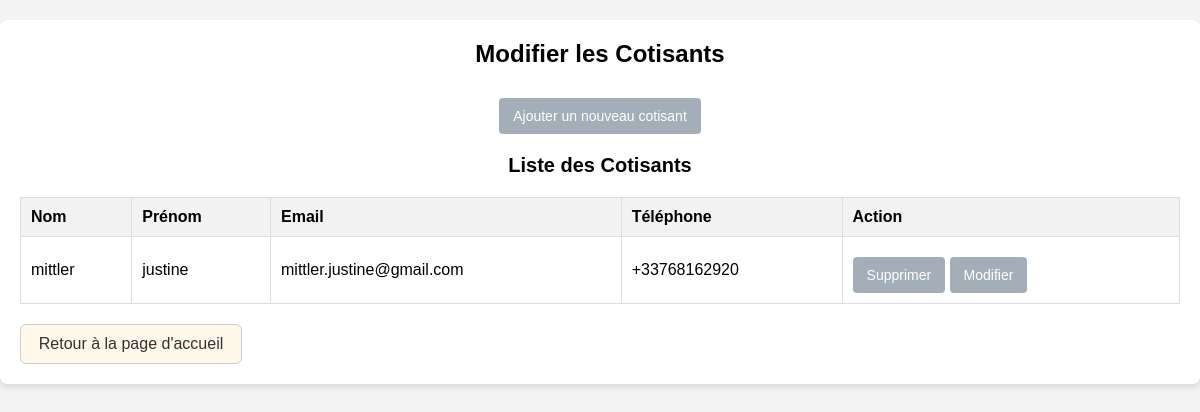
Before: /edit_cotisants (signed in) with the older database file.
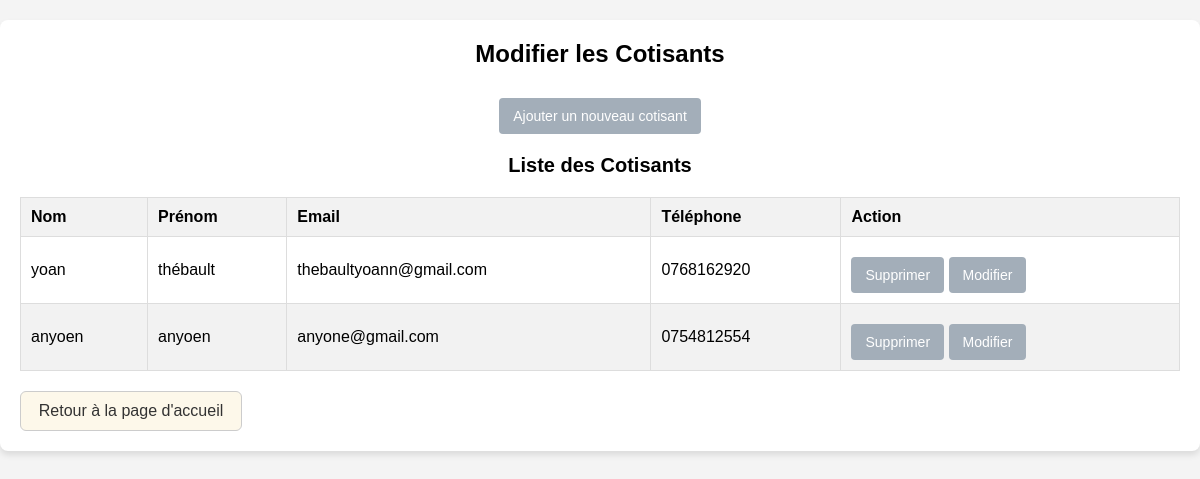
After: the same page with the newer database file.
### app.py (models this page shows)
class Cotisants(db.Model):
    __tablename__ = 'cotisants'
    id = db.Column(db.Integer, primary_key=True)
    lastname = db.Column(db.String(100))
    firstname = db.Column(db.String(100))
    email = db.Column(db.String(100))
    phone = db.Column(db.String(8))

### app.py (the view)
@app.route('/edit_cotisants', methods=['GET'])
@login_required
def edit_cotisants():
    cotisants = Cotisants.query.all()
    return render_template('cotisants.html', cotisants=cotisants)

### app.py (called while the page is built)
@login_manager.user_loader
def load_user(user_id):
    user = UserLogin.query.filter_by(id=user_id).first()
    if user:
        return user
    return None

def login_required(route_function):
    @wraps(route_function)
    def decorated_route(*args, **kwargs):
        if not current_user.is_authenticated:
            flash('Please log in to access this page.', 'warning')
            return redirect(url_for('login'))
        return route_function(*args, **kwargs)
    return decorated_route

### templates/cotisants.html (shortened to what this page needs)
<!DOCTYPE html>
<html>
<head>
    <link rel="stylesheet" type="text/css" href="static/css/styles_cotisants.css">
</head>
<body>
    <div class="container">
        <h1 class="title">Modifier les Cotisants</h1>
        <button id="toggle-form-button">Ajouter un nouveau cotisant</button>
        <h2 class="subtitle">Liste des Cotisants</h2>
        <table class="cotisant-table">
            <thead>
                <tr>
                    <th>Nom</th>
                    <th>Prénom</th>
                    <th>Email</th>
                    <th>Téléphone</th>
                    <th>Action</th>
                </tr>
            </thead>
            <tbody>
                {% for cotisant in cotisants %}
                    <tr class="cotisant{{ cotisant.id }}">
                        <td class="cotisant-lastname">{{ cotisant.lastname }}</td>
                        <td class="cotisant-firstname">{{ cotisant.firstname }}</td>
                        <td class="cotisant-email">{{ cotisant.email }}</td>
                        <td class="cotisant-phone">{{ cotisant.phone }}</td>
                        <td>
                            <button class="delete-cotisant" data-cotisant-id="{{ cotisant.id }}">Supprimer</button>
                            <button class="update-cotisant" data-cotisant-id="{{ cotisant.id }}" data-cotisant-lastname="{{ cotisant.lastname }}" data-cotisant-firstname="{{ cotisant.firstname }}" data-cotisant-email="{{ cotisant.email }}" data-cotisant-phone="{{ cotisant.phone }}">Modifier</button>
                        </td>
                    </tr>
                {% endfor %}
            </tbody>
        </table>
        <a href="{{ url_for('home') }}" class="back-link">Retour à la page d'accueil</a>
    </div>
</body>
</html>

Changed rows visible on the page:
changed Cotisants: lastname "mittler" → "yoan"; firstname "justine" → "thébault"; email "mittler.justine@gmail.com" → "thebaultyoann@gmail.com"; phone "+33768162920" → "0768162920"
added Cotisants: lastname "anyoen", firstname "anyoen", email "anyone@gmail.com", phone "0754812554"
